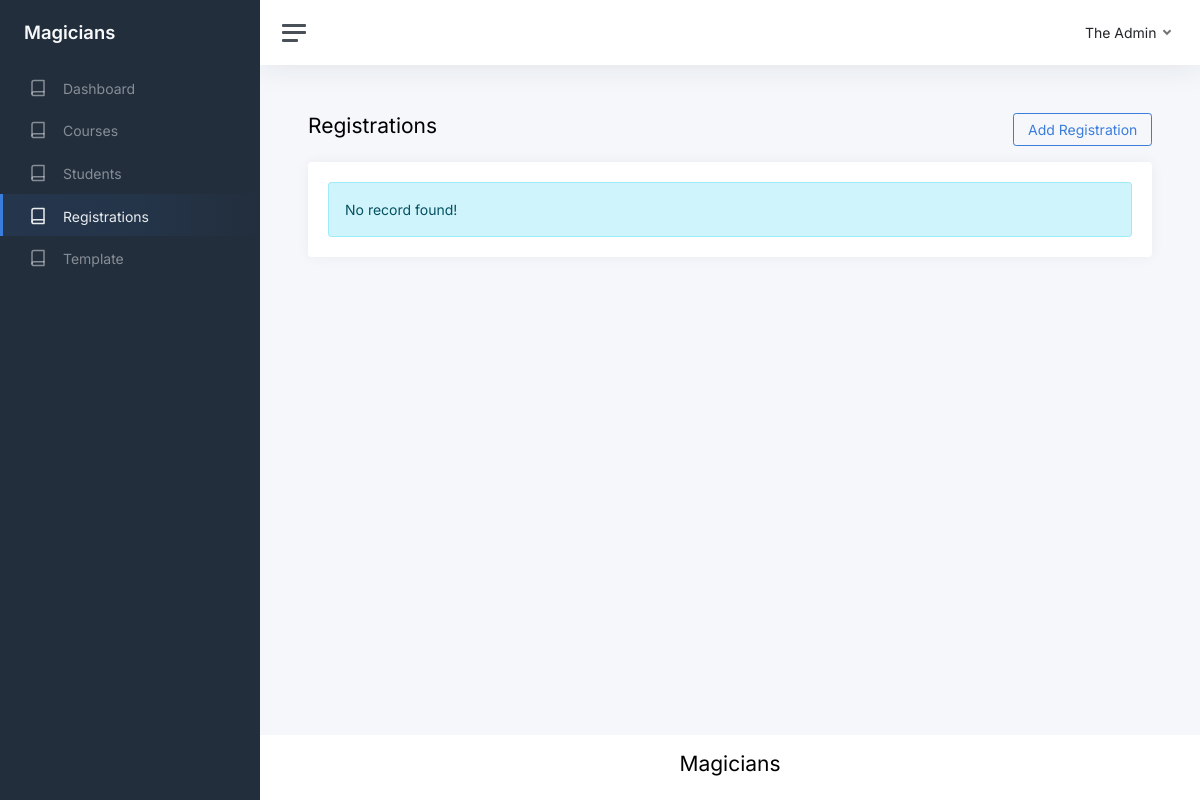
The page /show-registrations.php (signed in) on the database as committed earlier.
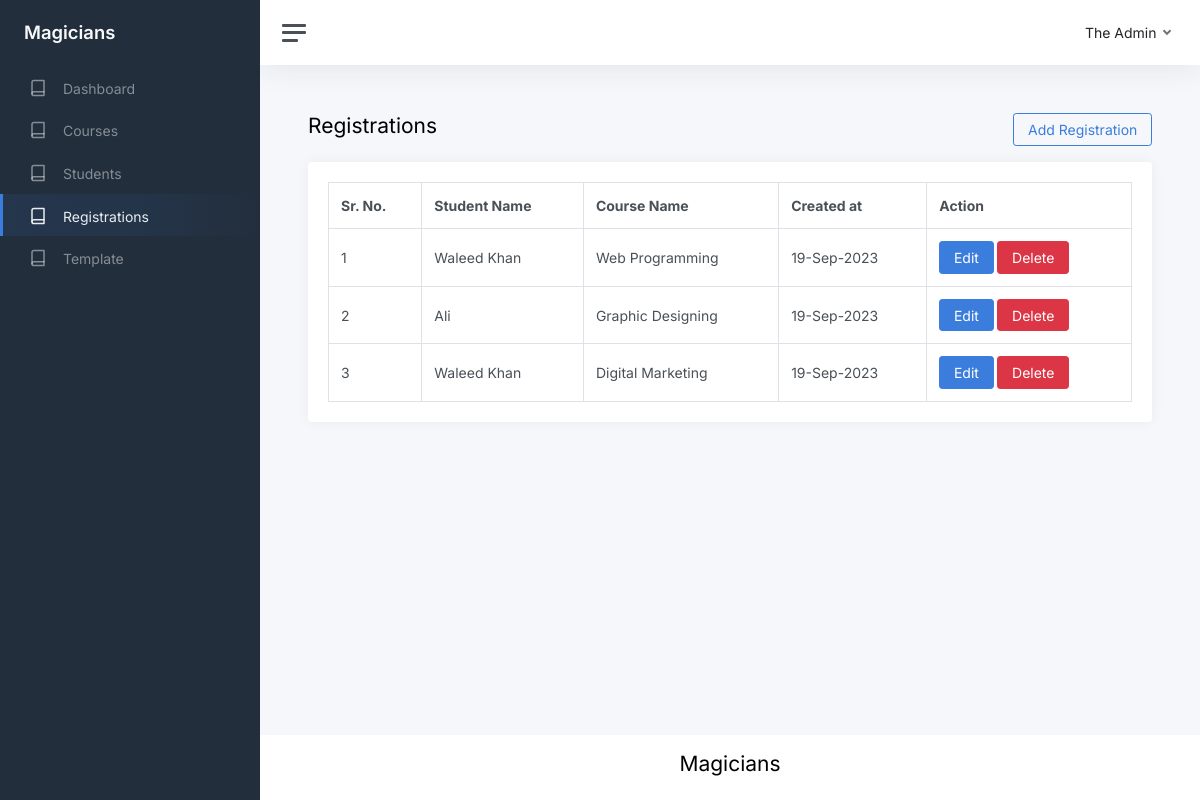
The same page on the database as committed later.
### tables this page shows
CREATE TABLE `registrations` (
  `id` int(11) NOT NULL,
  `student_id` int(11) NOT NULL,
  `course_id` int(11) NOT NULL,
  `created_at` timestamp NOT NULL DEFAULT current_timestamp()
);

CREATE TABLE `students` (
  `id` int(11) NOT NULL,
  `name` varchar(255) NOT NULL,
  `email` varchar(255) NOT NULL,
  `created_at` timestamp NOT NULL DEFAULT current_timestamp()
);

CREATE TABLE `courses` (
  `id` int(11) NOT NULL,
  `name` varchar(255) NOT NULL,
  `duration` varchar(255) NOT NULL,
  `created_at` timestamp NOT NULL DEFAULT current_timestamp()
);

### show-registrations.php (the view, shortened to what this page needs)
<?php require_once './database/connection.php' ?>
<?php
$sql = "SELECT `s`.`name` AS `student_name`, `c`.`name` AS `course_name`, `r`.`id` AS `id`, `r`.`created_at` AS `created_at`
FROM `students` AS `s`
JOIN `registrations` AS `r`
ON `s`.`id` = `r`.`student_id`
JOIN `courses` AS `c`
ON `r`.`course_id` = `c`.`id`";
$result = $conn->query($sql);
$registrations = $result->fetch_all(MYSQLI_ASSOC);
?>
<!DOCTYPE html>
<html lang="en">
<?php
require_once './partials/head.php';
?>
<body>
    <div class="wrapper">
        <?php require_once './partials/sidebar.php' ?>
        <div class="main">
            <?php require_once './partials/topbar.php' ?>
            <main class="content">
                <div class="container-fluid p-0">
                    <div class="row mb-3">
                        <div class="col-6">
                            <h1 class="h3">Registrations</h1>
                        </div>
                        <div class="col-6 text-end">
                            <a href="./add-registration.php" class="btn btn-outline-primary">Add Registration</a>
                        </div>
                    </div>
                    <div class="row">
                        <div class="col-12">
                            <div class="card">
                                <div class="card-body">
                                    <?php
                                    if ($result->num_rows > 0) { ?>
                                        <table class="table table-bordered m-0">
                                            <thead>
                                                <tr>
                                                    <th>Sr. No.</th>
                                                    <th>Student Name</th>
                                                    <th>Course Name</th>
                                                    <th>Created at</th>
                                                    <th>Action</th>
                                                </tr>
                                            </thead>
                                            <tbody>
                                                <?php
                                                $sr = 1;
                                                foreach ($registrations as $registration) { ?>
                                                    <tr>
                                                        <td><?php echo $sr++; ?></td>
                                                        <td><?php echo $registration['student_name'] ?></td>
                                                        <td><?php echo $registration['course_name'] ?></td>
                                                        <td><?php echo date("d-M-Y", strtotime($registration['created_at'])); ?></td>
                                                        <td>
                                                            <a href="./edit-registration.php?id=<?php echo $registration['id'] ?>" class="btn btn-primary">Edit</a>
                                                            <a href="./delete-registration.php?id=<?php echo $registration['id'] ?>" class="btn btn-danger">Delete</a>
                                                        </td>
                                                    </tr>
                                                <?php
                                                }
                                                ?>
                                            </tbody>
                                        </table>
                                    <?php
                                    } else { ?>
                                        <div class="alert alert-info m-0">No record found!</div>
                                    <?php
                                    }
                                    ?>
                                </div>
                            </div>
                        </div>
                    </div>
                </div>
            </main>
            <?php require_once './partials/footer.php' ?>
        </div>
    </div>
</body>
</html>

### partials/head.php (shortened to what this page needs)
<head>
    <link href="https://cdn.jsdelivr.net/npm/bootstrap@5.3.1/dist/css/bootstrap.min.css" rel="stylesheet">
    <link href="./assets/css/app.css" rel="stylesheet">
</head>

### partials/sidebar.php
<nav id="sidebar" class="sidebar js-sidebar">
    <div class="sidebar-content js-simplebar">
        <a class="sidebar-brand" href="./">
            <span class="align-middle">Magicians</span>
        </a>
        <ul class="sidebar-nav">
            <li class="sidebar-item" id="dashboard-menu">
                <a class="sidebar-link" href="./">
                    <i class="align-middle" data-feather="book"></i> <span class="align-middle">Dashboard</span>
                </a>
            </li>
            <li class="sidebar-item" id="courses-menu">
                <a class="sidebar-link" href="./show-courses.php">
                    <i class="align-middle" data-feather="book"></i> <span class="align-middle">Courses</span>
                </a>
            </li>
            <li class="sidebar-item" id="students-menu">
                <a class="sidebar-link" href="./show-students.php">
                    <i class="align-middle" data-feather="book"></i> <span class="align-middle">Students</span>
                </a>
            </li>
            <li class="sidebar-item" id="registrations-menu">
                <a class="sidebar-link" href="./show-registrations.php">
                    <i class="align-middle" data-feather="book"></i> <span class="align-middle">Registrations</span>
                </a>
            </li>
            <li class="sidebar-item" id="template-menu">
                <a class="sidebar-link" href="./template.php">
                    <i class="align-middle" data-feather="book"></i> <span class="align-middle">Template</span>
                </a>
            </li>
        </ul>
    </div>
</nav>

### partials/topbar.php (shortened to what this page needs)
<nav class="navbar navbar-expand navbar-light navbar-bg">
    <a class="sidebar-toggle js-sidebar-toggle">
        <i class="hamburger align-self-center"></i>
    </a>
    <div class="navbar-collapse collapse">
        <ul class="navbar-nav navbar-align">
            <li class="nav-item dropdown">
                <a class="nav-link dropdown-toggle d-none d-sm-inline-block" href="#" data-bs-toggle="dropdown">
                    <span class="text-dark"><?php echo $_SESSION['user']['name'] ?></span>
                </a>
            </li>
        </ul>
    </div>
</nav>

### partials/footer.php
<footer class="footer">
    <div class="container-fluid">
        <div class="row text-muted">
            <div class="col-12 text-center">
                <h3>Magicians</h3>
            </div>
        </div>
    </div>
</footer>

Rows that differ between the two databases and show on the page:
added registrations: student.name "Waleed Khan", course.name "Web Programming", created_at "19-Sep-2023"
added registrations: student.name "Ali", course.name "Graphic Designing", created_at "19-Sep-2023"
added registrations: student.name "Waleed Khan", course.name "Digital Marketing", created_at "19-Sep-2023"
Other text that changed with them:
text no longer shown: "No record found!"
text now shown: "Sr. No. Student Name Course Name Created at Action"
